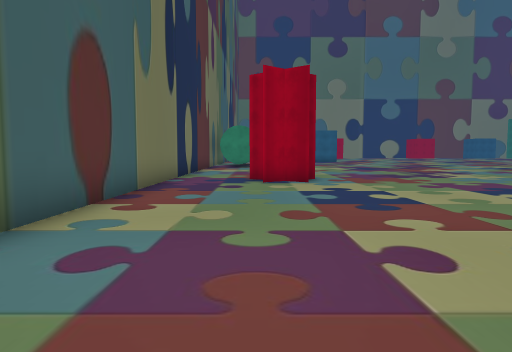
[1] (above)

20 first-person views from a walk through a Unity game level. The camera is 1.5 m above the floor, tilts 4° down and sees 75° across. The floor is counted in squares, 2 m on a side. Each view is taken from the middle of a square. On the plan, view 1 faces up. The plan holds only what a view shows up to about 11 squares ahead; the rest is blank. The place goes on beyond the plan. The player character is not drawn.

[2]
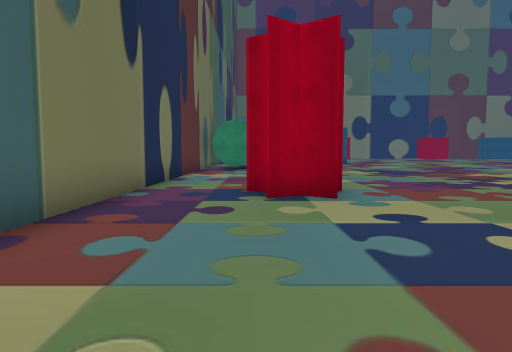

[3]
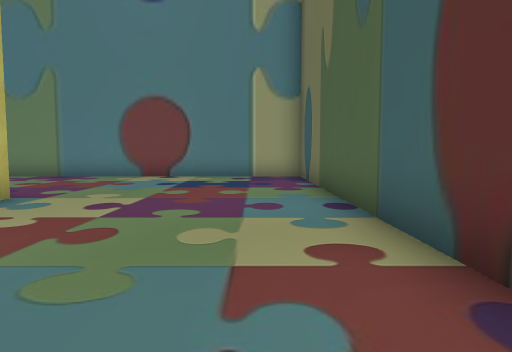

[4]
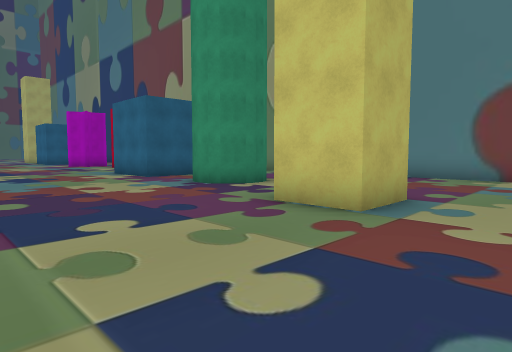

[5]
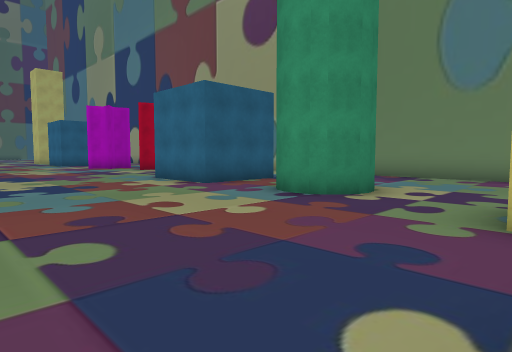

[6]
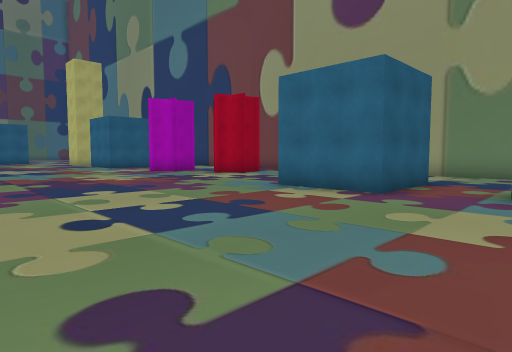

[7]
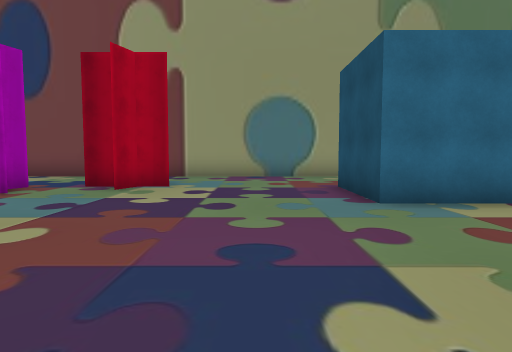

[8]
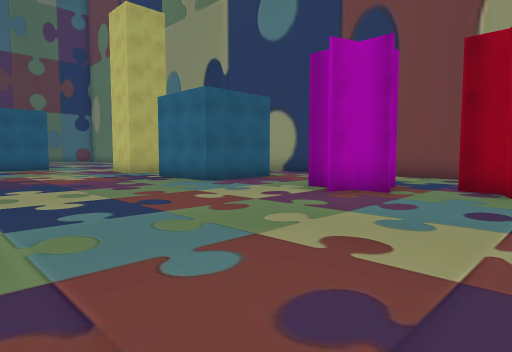

[9]
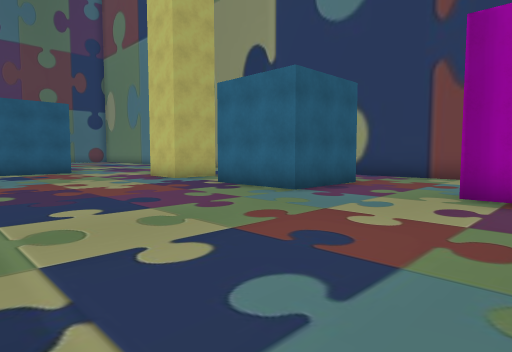

[10]
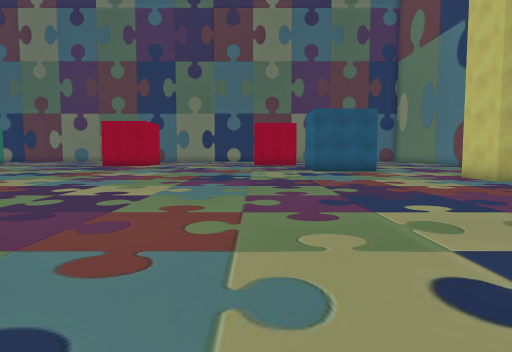

[11]
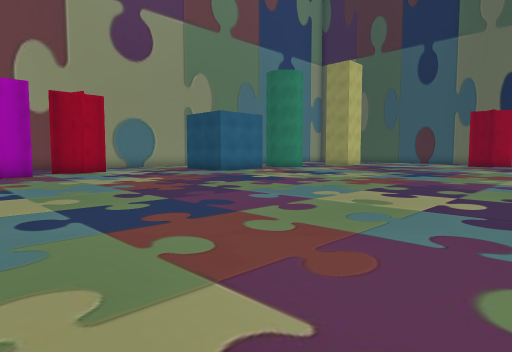

[12]
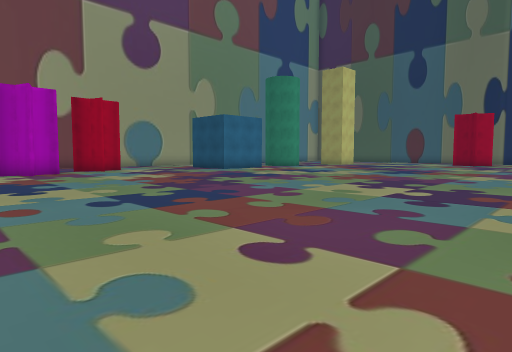

[13]
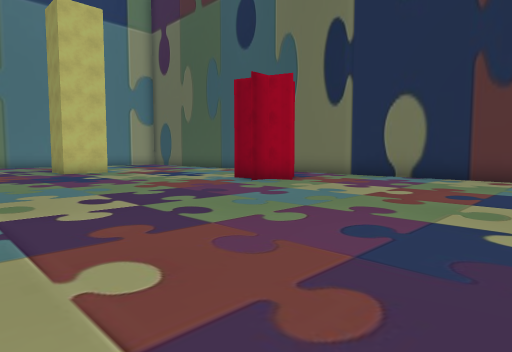

[14]
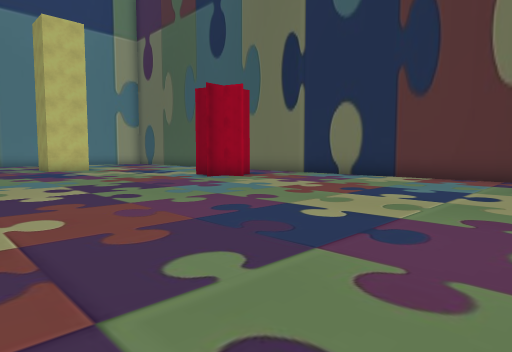

[15]
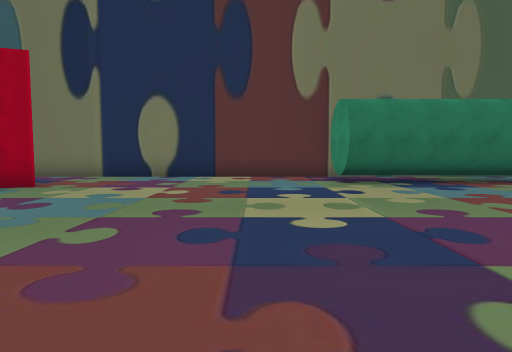

[16]
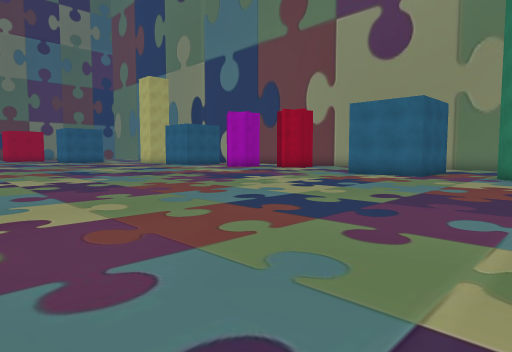

[17]
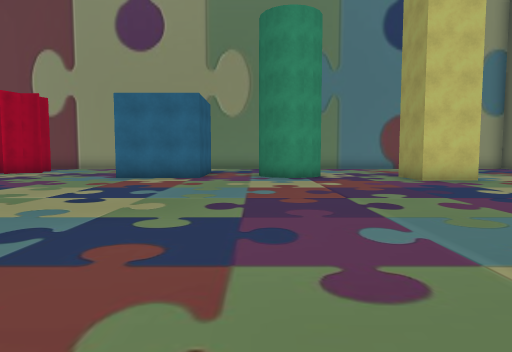

[18]
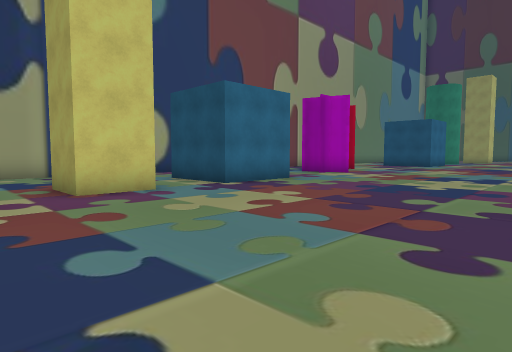

[19]
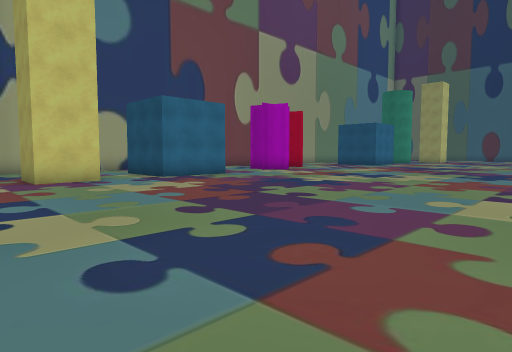

[20]
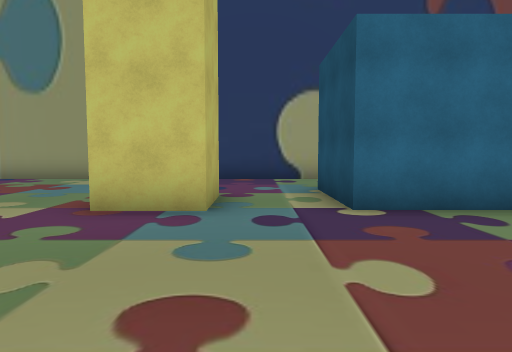

### Floor plan
Points are (right, up) in squares from view 1. A wall is a line through its corners. A room is listed if a view was taken in it or the views show most of it. See-through windows are left out.
Room 1 (views 1, 2, 3, 4, 5, 6, 7, 8, 9, 10, 11, 12, 13, 14, 15, 16, 17, 18, 19, 20)
walls: (8.4, 2) (8.8, 1.6); (10.7, -0.5) (10.7, 2.1) (13.2, 2.1) (13.2, -0.5); (7.2, 1.9) (7.7, 2.1); (7, 0.7) (6.9, 1.2); (19.5, -3.5) (30.5, -3.5); (24.2, -0.9) (24.2, 1.7) (26.7, 1.7) (26.7, -0.9); (3, 1.5) (3, 3.1) (4.5, 3.1) (4.5, 1.5); (28.6, 0.1) (28.6, 1.7) (30.1, 1.7) (30.1, 0.1); (0, 19.5) (0, 17.2) (-1.9, 17.2); (-2.4, 17.5) (-2.4, -3.5) (17.8, -3.5)
objects: other object (0, 9) to (1, 9); other object (18, -1) to (18, 0); other object (20, 0) to (21, 1)

Where each view was taken, in squares from view 1:
view 1: 0 up, 0 right, facing up
view 2: 3 up, 0 right, facing up
view 3: 7 up, 1 left, facing down
view 4: 7 up, 1 right, facing down-right
view 5: 7 up, 4 right, facing down-right
view 6: 8 up, 8 right, facing down-right
view 7: 7 up, 15 right, facing down
view 8: 7 up, 17 right, facing down-right
view 9: 7 up, 20 right, facing down-right
view 10: 8 up, 20 right, facing right
view 11: 13 up, 22 right, facing down-left
view 12: 14 up, 23 right, facing down-left
view 13: 16 up, 8 right, facing down-left
view 14: 18 up, 8 right, facing down-left
view 15: 15 up, 8 right, facing left
view 16: 13 up, 7 right, facing down-right
view 17: 12 up, 9 right, facing down
view 18: 8 up, 32 right, facing down-left
view 19: 11 up, 32 right, facing down-left
view 20: 6 up, 28 right, facing down
